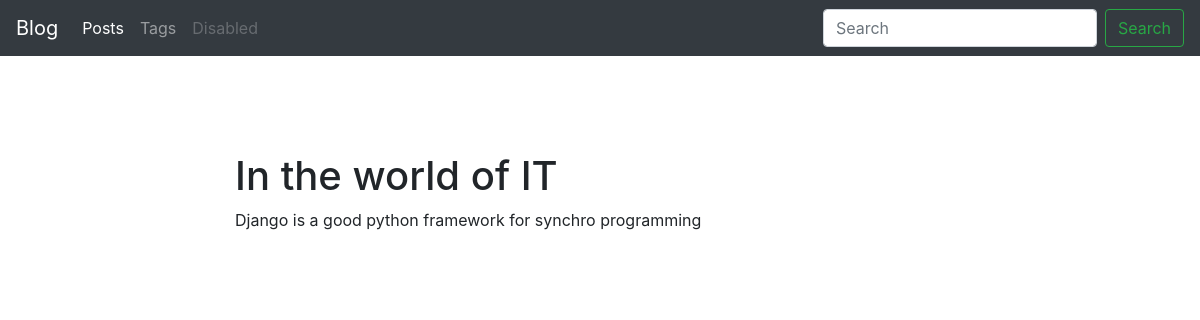
The app's page /blog/post/post4/ with its own data.
### blog/models.py (models this page shows, shortened)
class Post(models.Model):
    title = models.CharField(max_length=150, db_index=True)
    slug = models.SlugField(max_length=150, blank=True, unique=True)
    body = models.TextField(blank=True, db_index=True)
    tags = models.ManyToManyField('Tag', blank=True, related_name='posts')
    date_pub = models.DateTimeField(auto_now_add=True)
    class Meta:
        ordering = ['-date_pub']

### blog/views.py (the view)
# urls.py: path('post/<str:slug>/', PostDetail.as_view(), name='post_detail_url'),
class PostDetail(ObjectDetailMixin, View):
    model = Post
    template = 'blog/post_detail.html'

### blog/utils.py (called while the page is built)
    def get(self, request, slug):
        obj = get_object_or_404(self.model, slug__iexact=slug)
        return render(request, self.template, context={self.model.__name__.lower(): obj, 'admin_object': obj, 'detail': True})

### blog/templates/blog/post_detail.html (shortened to what this page needs)
{% extends 'blog/base_blog.html' %}
{% block content %}
    <h1 class="mt-5">
        {{ post.title }}
    </h1>
    <p>
        {{ post.body }}
    </p>
{% endblock %}

### records on screen
Post: title "In the world of IT", body "Django is a good python framework for synchro programming"
